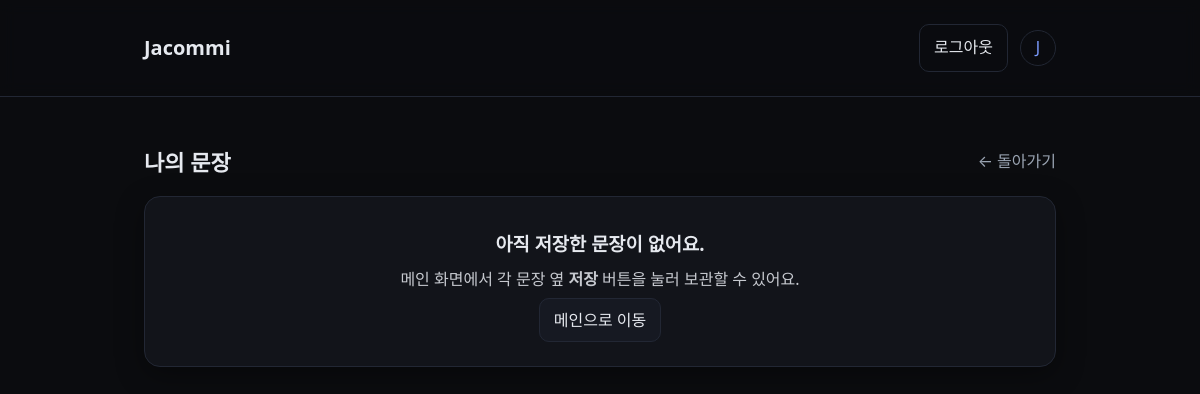
/mypage (signed in), run on an earlier commit of the app's database.
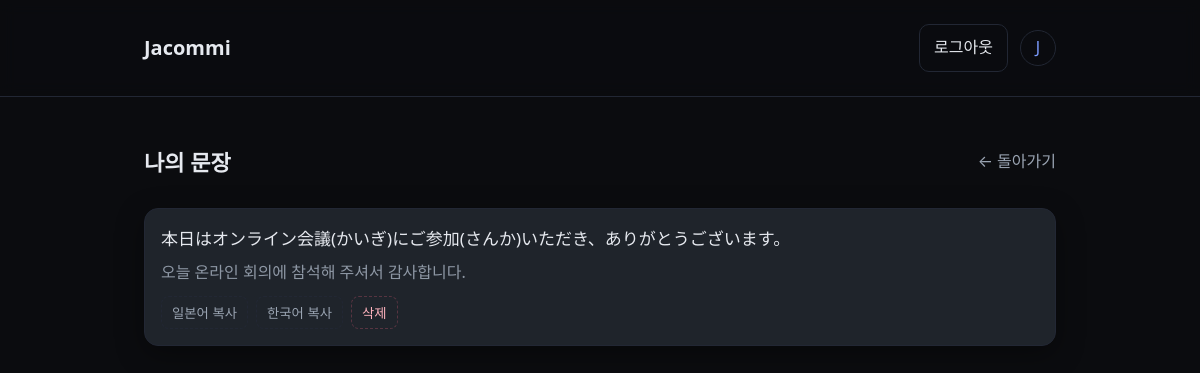
And on a later commit of the database.
### core/models.py (models this page shows, shortened)
class SavedSentence(models.Model):
    user = models.ForeignKey(User, on_delete=models.CASCADE, related_name="saved_sentences")
    date = models.DateField()                 # DailySet 날짜
    topic = models.CharField(max_length=200)  # DailySet 토픽(표시용)
    idx = models.IntegerField(default=0)      # 0~4 (몇 번째 문장인지)
    jp = models.TextField()
    ko = models.TextField()
    created_at = models.DateTimeField(auto_now_add=True)
    class Meta:
        unique_together = (("user", "date", "idx"),)  # 같은 날 같은 위치 문장 중복 저장 방지
        indexes = [
            models.Index(fields=["user", "date"]),
        ]

### core/views.py (the view)
# urls.py: path("mypage", mypage, name="mypage"),
@login_required
def mypage(request):
    items = (
        SavedSentence.objects
        .filter(user=request.user)
        .order_by("-date", "idx", "-created_at")
    )
    return render(request, "mypage.html", {"items": items})

### templates/mypage.html (shortened to what this page needs)
<!doctype html>
<html lang="ko">
<head>
  <link rel="stylesheet" href="/static/styles.css">
</head>
<body class="app">
  <header class="appbar">
  <div class="container appbar__inner">
    <h1 class="brand"><a href="/" class="brand__link">Jacommi</a></h1>
    <nav class="appbar__right">
      {% if request.user.is_authenticated %}
        <a class="btn btn--ghost" href="{% url 'logout' %}">로그아웃</a>
        {% if ga and ga.photo_url %}
          <a class="avatar" href="/mypage" title="{{ ga.email }}">
            <img src="{{ ga.photo_url }}" alt="{{ ga.email }}">
          </a>
        {% else %}
          <a class="avatar avatar--fallback" href="/mypage" title="{{ request.user.email|default:request.user.username }}">
            <span>{{ request.user.username|first|upper }}</span>
          </a>
        {% endif %}
      {% else %}
        <a class="btn btn--primary" href="/api/auth/google/login">구글로 로그인/연동</a>
      {% endif %}
    </nav>
  </div>
</header>
  <main class="container">
    <div class="page-head">
      <h2 class="title">나의 문장</h2>
      <a class="link subtle" href="/">← 돌아가기</a>
    </div>
    {% if items %}
      <ol class="sentences">
        {% for it in items %}
        <li class="sentence card sentence--mine" data-id="{{ it.id }}">
          <div class="sentence__ja">
            <span class="ja">{{ it.jp }}</span>
          </div>
          <div class="sentence__ko">{{ it.ko }}</div>
          <div class="sentence__tools">
            <button class="tool" onclick="navigator.clipboard.writeText('{{ it.jp|escapejs }}')">일본어 복사</button>
            <button class="tool" onclick="navigator.clipboard.writeText('{{ it.ko|escapejs }}')">한국어 복사</button>
            <button class="tool tool--danger btn-delete" data-id="{{ it.id }}">삭제</button>
          </div>
        </li>
        {% endfor %}
      </ol>
    {% else %}
      <section class="empty card">
        <h3>아직 저장한 문장이 없어요.</h3>
        <p>메인 화면에서 각 문장 옆 <b>저장</b> 버튼을 눌러 보관할 수 있어요.</p>
        <a class="btn" href="/">메인으로 이동</a>
      </section>
    {% endif %}
  </main>
</body>
</html>

What changed in the data, as far as the page shows it:
added SavedSentence: jp "本日はオンライン会議(かいぎ)にご参加(さんか)いただき、ありがとうございます。", ko "오늘 온라인 회의에 참석해 주셔서 감사합니다."
Also different on the page:
text no longer shown: "아직 저장한 문장이 없어요. 메인 화면에서 각 문장 옆 저장 버튼을 눌러 보관할 수 있어요. 메인으로 이동"
